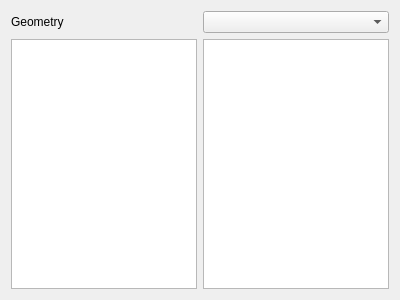
<?xml version="1.0" encoding="UTF-8"?>
<ui version="4.0">
 <class>GeodeCovertor</class>
 <widget class="QWidget" name="GeodeCovertor">
  <property name="geometry">
   <rect>
    <x>0</x>
    <y>0</y>
    <width>400</width>
    <height>300</height>
   </rect>
  </property>
  <property name="windowTitle">
   <string>Form</string>
  </property>
  <layout class="QVBoxLayout" name="verticalLayout">
   <item>
    <layout class="QHBoxLayout" name="horizontalLayout_2">
     <item>
      <widget class="QLabel" name="label">
       <property name="text">
        <string>Geometry</string>
       </property>
      </widget>
     </item>
     <item>
      <widget class="QComboBox" name="geometryIndexList"/>
     </item>
    </layout>
   </item>
   <item>
    <layout class="QHBoxLayout" name="horizontalLayout">
     <item>
      <widget class="QTableWidget" name="tableWidget"/>
     </item>
     <item>
      <widget class="QTableWidget" name="tableWidget_2"/>
     </item>
    </layout>
   </item>
  </layout>
 </widget>
 <resources/>
 <connections/>
</ui>
